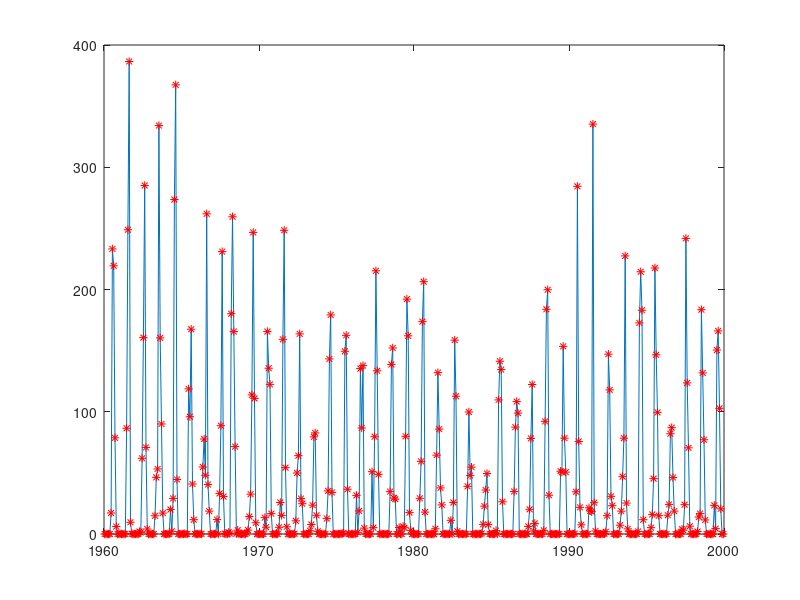

Source code (MATLAB): (Note: this script raises an error after producing the figure.)
%% Clean up and add path
clear; clc;
close all;
addpath('../functions', '../data')
load proj23.mat
%% Plot
figure()
plot(ElGeneina.rain_org_t, ElGeneina.rain_org)
hold on
plot(ElGeneina.rain_org_t, ElGeneina.rain_org, '*', 'Color', 'r')
rain = ElGeneina.rain_org;
y = rain;
N = length(rain);
rain_init = zeros(3,N);
rain_init(1,:) = rain./3;  
rain_init(2,:) = rain./3;
rain_init(3,:) = rain./3;
%% Estimating parameters with Kalman Filter
windowsize = 20;
a1 = -0.4; % Intial AR param estimate

for i = 1:20 % Update Ar 20 time
    A =[-a1 0 0;1 0 0; 0 1 0];
    at = zeros(N,1);
    Rw    = 10e-3;                                      % Measurement noise covariance matrix, R_w. Note that Rw has the same dimension as Ry.
    Re    = eye(3)*10e-1;                        % System noise covariance matrix, R_e. Note that Re has the same dimension as Rx_t1.
    Rx_t1 = eye(3); %correct?                             % Initial covariance matrix, V0 = R_{1|0}^{x,x}
    e_hat  = zeros(N,1);                             % Estimated one-step prediction error.
    xt    = rain_init;                         % Estimated states. Intial state, x_{1|0} = 0.
    yhat  = zeros(N,1);                             % Estimated output.
    xStd  = zeros(3,N);                         % Stores one std for the one-step prediction.
    for t=2 :N                                       
        % Update the predicted state and the time-varying state vector.
        x_t1 = A*xt(:,t-1);                         % x_{t|t-1} = A x_{t-1|t-1}
        C    = [1 1 1];     % Use earlier prediction errors as estimate of e_t.
        
        % Update the parameter estimates.
        Ry = C*Rx_t1*C' + Rw;                       % R_{t|t-1}^{y,y} = C R_{t|t-1}^{x,x} + Rw
        Kt = Rx_t1*C'/Ry;                           % K_t = R^{x,x}_{t|t-1} C^T inv( R_{t|t-1}^{y,y} )
        yhat(t) = C*x_t1;                           % One-step prediction, \hat{y}_{t|t-1}.
        e_hat(t) = y(t)-yhat(t);                     % One-step prediction error, \hat{e}_t = y_t - \hat{y}_{t|t-1}
        xt(:,t) = x_t1 + Kt*( e_hat(t) );            % x_{t|t}= x_{t|t-1} + K_t ( y_t - Cx_{t|t-1} ) 
        
        if (any(xt(:,t) < 0))
            target_sum = sum(xt(:,t)); % The sum that needs to be maintained
            
            % Solve the NNLS problem
            new_data = lsqnonneg(eye(3), xt(:,t));
            
            % Scale the new data to ensure the sum matches the target sum
            scale_factor = target_sum / sum(new_data);
            xt(:,t) = new_data * scale_factor;
        end
        
        % Update the covariance matrix estimates.
        Rx_t  = Rx_t1 - Kt*Ry*Kt';                  % R^{x,x}_{t|t} = R^{x,x}_{t|t-1} - K_t R_{t|t-1}^{y,y} K_t^T
        Rx_t1 = A*Rx_t*A' + Re;                     % R^{x,x}_{t+1|t} = A R^{x,x}_{t|t} A^T + Re
    
        % Estimate a one std confidence interval of the estimated parameters.
        % This is only for the plots.
        xStd(:,t) = sqrt( diag(Rx_t) );            % This is one std for each of the parameters for the one-step prediction.    
    end
    
    xtemp = flip(xt,1);
    data = iddata(xtemp(:)); % All x data, should be AR
    model_init = idpoly([1 a1], [], []) ;
    model_armax_1 = pem(data , model_init);
    present(model_armax_1)
    % if a1 == model_armax_1.A(2)
    %     break
    % else
    a1 = model_armax_1.A(2) % New Ar parameter, update and loop
    % end
end

%% Reconstruct 
%Or do this
rain_rec = flip(xt,1); % DISCUSS THIS
rain_reconstructed = rain_rec(:);
rain_reconstructed = [rain_reconstructed(2:end); 0];
% With Provided time vector
tt = ElGeneina.rain_t;

std_rec = flip(xStd,1); % DISCUSS THIS
std_reconstructed = std_rec(:);
std_reconstructed = [std_reconstructed(2:end); 0];

%%

% Or this if using provided time vector
figure(); 
hold on;
pl1 = plot(tt, rain_reconstructed); 


pl2 = plot(tt(1), rain_reconstructed(1),'*', 'color', 'r');
hold on
pl2 = plot(tt(2), rain_reconstructed(2),'*', 'color', 'r');
hold on
pl3 = plot(tt(2), rain(2),'*', 'color', 'k');
hold on
counter = 2;
for i=3:3:length(rain_reconstructed)-2
    plot(tt(i), rain_reconstructed(i),'*', 'color', 'r')
    hold on 
    plot(tt(i+1), rain_reconstructed(i+1),'*', 'color', 'r')
    hold on
    pl2 = plot(tt(i+2), rain_reconstructed(i+2),'*', 'color', 'r');
    hold on
    pl3 = plot(tt(i+2), rain(counter),'*', 'color', 'k');
    hold on
    counter = counter + 1;
end

legend([pl1 pl2 pl3],{'Reconstructed Line ','Reconstructed Points', 'Original'})

%% Compare sums
% Or if using provided time vector
sums = zeros(480, 1);
sums(1) = 0;
counter = 2;
for i=3:3:length(rain_reconstructed)-2
    sums(counter) = rain_reconstructed(i) + rain_reconstructed(i+1) + rain_reconstructed(i+2);
    counter = counter +1;
end
diff = sums - ElGeneina.rain_org;
%% Plot
nvdi = 2.*(ElGeneina.nvdi./255) -1; %log??
nvdi_t = ElGeneina.nvdi_t;
figure();
plot(nvdi_t, nvdi)

plotACFnPACF(nvdi, 40, 'data');
figure; 
lambda_max = bcNormPlot(nvdi,1);
%% Remove deterministic trend WRONG ONLY ON MODEL DATA
mdl = fitlm(nvdi_t, nvdi);
m= mdl.Coefficients(1,1).Estimate;
k= mdl.Coefficients(2,1).Estimate;
nvdi_trend = nvdi- (nvdi_t.*k +m);
figure();
plot(nvdi_t, nvdi_trend)
plotACFnPACF(nvdi_trend, 40, 'data');
figure; 
lambda_max = bcNormPlot(nvdi_trend,1);
%% Remove season of 36
% A36 = [1 zeros(1, 35) -1]; 
% nvdi_season = filter(A36, 1, nvdi_trend);
% nvdi_season = nvdi_season(length(A36) : end );
% nvdi_t = nvdi_t(length(A36) : end);
% figure();
% plot(nvdi_t, nvdi_season)
% plotACFnPACF(nvdi_season, 40, 'data');
% figure; 
% lambda_max = bcNormPlot(nvdi_season,1);
%% Split data 70-20-10
figure();
plot(nvdi_t, nvdi_trend)

model_t = nvdi_t(1:round(0.7*length(nvdi_trend)));
validation_t = nvdi_t(round(0.7*length(nvdi_trend)) + 1 : round(0.9*length(nvdi_trend)));
test_t = nvdi_t(round(0.9*length(nvdi_trend)) + 1:end);

model_nvdi = nvdi_trend(1:round(0.7*length(nvdi_trend)));
validation_nvdi = nvdi_trend(round(0.7*length(nvdi_trend)) + 1 : round(0.9*length(nvdi_trend)));
test_nvdi = nvdi_trend(round(0.9*length(nvdi_trend)) + 1:end);
%% Ar(1) 
plotACFnPACF(model_nvdi, 45, 'AR(1)' );
data = iddata(model_nvdi);
Am = [1 1];

model_init = idpoly(Am, [], []) ;
model_armax_1 = pem(data , model_init);

e_hat = filter(model_armax_1.A , model_armax_1.C , model_nvdi) ;
e_hat = e_hat(length(model_armax_1.A ) : end ) ;

present(model_armax_1)
[acfEst, pacfEst] = plotACFnPACF(e_hat, 45, 'AR(1)' );
checkIfNormal(acfEst(2:end), 'ACF' );
checkIfNormal(pacfEst(2:end), 'PACF' );
checkIfWhite(e_hat);
%% a1 + a36 
data = iddata(model_nvdi);
Am = [1 1 zeros(1,34) 1];
model_init = idpoly(Am, [], []) ;
model_init.Structure.a.Free = Am;
model_armax_1 = pem(data , model_init);

e_hat = filter(model_armax_1.A , model_armax_1.C , model_nvdi) ;
e_hat = e_hat(length(model_armax_1.A ) : end ) ;

present(model_armax_1)
[acfEst, pacfEst] = plotACFnPACF(e_hat, 45, 'AR(1)' );
checkIfNormal(acfEst(2:end), 'ACF' );
checkIfNormal(pacfEst(2:end), 'PACF' );
checkIfWhite(e_hat);
 
%% Ar(1) with (1+a36 z^-36)
data = iddata(model_nvdi);
Am = conv([1 zeros(1, 35), -1], [1 1]);
model_init = idpoly(Am, [], []) ;
model_init.Structure.a.Free = Am;
model_armax_1 = pem(data , model_init);

e_hat = filter(model_armax_1.A , model_armax_1.C , model_nvdi) ;
e_hat = e_hat(length(model_armax_1.A ) : end ) ;

present(model_armax_1)
[acfEst, pacfEst] = plotACFnPACF(e_hat, 45, 'AR(1)' );
checkIfNormal(acfEst(2:end), 'ACF' );
checkIfNormal(pacfEst(2:end), 'PACF' );
checkIfWhite(e_hat);

%% Predict WRONG TAKE CARE OF LOG AND LINEAR
y = validation_nvdi;
t_predict = validation_t;
A = model_armax_1.A;
C = model_armax_1.C;
ks = [1 7];

for i=1:2
    
    k = ks(i);
    if(i == 1)
        y_naive = zeros(1, length(y) +1 );
        y_naive(2: end) = y;
        y_naive = y_naive(1:end - 1);
        ehat_naive = y-y_naive;
        ehat_naive = ehat_naive(k + 20:length(ehat_naive));
    else
        % y_naive = zeros(1, length(y) + 7 );
        % y_naive(8: end) = y;
        % y_naive = y_naive(1:end - 7);
        % ehat_naive = y-y_naive;
        % ehat_naive = ehat_naive(k + 20:length(ehat_naive));
        y_naive = zeros(1, length(y) + 36 );
        y_naive(37: end) = y;
        y_naive = y_naive(1:end - 36);
        ehat_naive = y-y_naive;
        ehat_naive = ehat_naive(k + 30:length(ehat_naive));
    end

    [Fk, Gk] = polydiv(C, A, k) ;
    yhatk = filter(Gk, C, y) ;
    ehat = y-yhatk;
    ehat = ehat(k+20:end);  % Remove the corrupted samples. You might need to add a bit of a margin.

    %ehat_naive = ehat_naive(k+20:end);
    %length(ehat_naive)

    figure()
    subplot(211)
    plot(t_predict,y)
    hold on
    plot(t_predict, yhatk)
    hold on
    plot(t_predict, y_naive)
    title('NVDI')
    legend('True data', append(int2str(k), '-step prediction'), 'Naive')

    % Form the prediction error and examine the ACF. Note that the prediction
    % residual should only be white if k=1. 
    subplot(212)
    plot(ehat)
    hold on
    plot(ehat_naive)
    legend('ehat = y-yhatk', 'naive')
    plotACFnPACF(ehat, 40, append(int2str(k), '-step prediction'));
    if(i == 1)
        var_noise = var(ehat);
    end
    mean_ehat = mean(ehat) 
    var_theoretical = (norm(Fk).^2) .*var_noise
    var_est = var(ehat)
    conf =0 + [-1 1].*norminv(0.975).*sqrt(var_theoretical)
    precentage_outside = (sum(ehat > conf(2)) + sum(ehat < conf(1)))./length(ehat)
end

%% Examine the data.
figure; 
subplot(211); 

x = rain_reconstructed(find(tt==nvdi_t(1)): find(tt==nvdi_t(1)) + length(model_nvdi) - 1);
%x = x./max(x); % RESCALING.
y = model_nvdi; 
%x = log(x+1);
%x = x;
%x = ((max(model_nvdi) - min(model_nvdi)).*(x - min(x)))./(max(x)-min(x)) + min(model_nvdi);
plot(x); % manual inspection
ylabel('Input signal')
title('Measured signals')
subplot(212); 
plot( y ); 
ylabel('Output signal')
xlabel('Time')
%x = x - mean(x);
figure
[Cxy,lags] = xcorr( y, x, 100, 'coeff' );
stem( lags, Cxy )
hold on
condInt = 2*ones(1,length(lags))./sqrt( length(y) );
plot( lags, condInt,'r--' )
plot( lags, -condInt,'r--' )
hold off
xlabel('Lag')
ylabel('Amplitude')
title('Crosscorrelation between in- and output')
%% Modeling x
figure();

plot(x);
title('Input data');
plotACFnPACF(x, 50, 'Input Data' );

% Model as ARMA(1,2) component
data = iddata(x);
Am = conv([1 1 1], [1 zeros(1, 35) 1]);%[1 1 1 zeros(1, 33) 1];
Cm = [1 0 0 1];
model_init = idpoly(Am, [], Cm) ;
model_init.Structure.a.Free = Am;
model_init.Structure.c.Free = Cm;

inputModel = pem(data , model_init);

w_t = filter(inputModel.A , inputModel.C , x) ;
w_t = w_t(length(inputModel.A ): end ) ;
var_ex = var(w_t);

eps_t = filter(inputModel.A , inputModel.C , y) ;
eps_t = eps_t(length(inputModel.A ): end ) ;

present(inputModel)
[acfEst, pacfEst] = plotACFnPACF(w_t, 50, 'AR(1)' );
checkIfNormal(acfEst(2:end), 'ACF' );
checkIfNormal(pacfEst(2:end), 'PACF' );
checkIfWhite(w_t);

A = inputModel.A;
C = inputModel.C;
%%
n = length(x);
M = 70;
figure()
[Cxy,lags] = xcorr(eps_t, w_t, M, 'coeff' ); %(d,r,s) = (4,2,0)
stem(lags, Cxy)
title ('Cross_correlation_function'), xlabel('Lag')
hold on
plot(-M:M, 2/ sqrt(n) * ones(1, 2*M+1), '--')
plot(-M:M, -2/sqrt(n) * ones(1, 2*M+1) , '--' )
hold off
d=3; r=0; s=1; 
%%
A2 = ones(1, r+1);
B = [zeros(1,d) ones(1, s+1)];
B = [0 0 0 1 1 zeros(1,31) 1 ];
Mi = idpoly([1], [B], [], [], [A2]) ;
Mi.Structure.B.Free = B;
z = iddata(y, x) ;
Mba2 = pem(z, Mi ) ;present(Mba2)
etilde = resid(Mba2, z);
etilde = etilde.y;
etilde = etilde(length(Mba2.B): end);

figure()
[Cxy,lags] = xcorr(etilde, x(length(Mba2.B): end), M, 'coeff' );
stem(lags, Cxy)
title ('Cross_correlation_function'), xlabel('Lag')
hold on
plot(-M:M, 2/ sqrt(n) * ones(1, 2*M+1), '--')
plot(-M:M, -2/sqrt(n) * ones(1, 2*M+1) , '--' )
hold off

%% Model etilde
figure();
plot(etilde);
title('etilde data');
plotACFnPACF(etilde, M, 'Input Data' );

A2_diff = [1 0 -1];
Am = [1 1 zeros(1, 34) 1];%conv([1 zeros(1, 35) 1], A2_diff);
model_init = idpoly([1 1], [], []) ;
%model_init.Structure.a.Free = Am;
%model_init.Structure.c.Free = [1 1 1 1 ];
%model_init = idpoly([1 1 1], [], []) ;
model_input = pem(iddata(etilde), model_init);

e_hat = filter(model_input.A , model_input.C , etilde) ;
e_hat = e_hat(length(model_input.A ) : end ) ;

present(model_input)
[acfEst, pacfEst] = plotACFnPACF(e_hat, M, 'AR(1)' );
checkIfNormal(acfEst(2:end), 'ACF' );
checkIfNormal(pacfEst(2:end), 'PACF' );
checkIfWhite(e_hat);

A1 = model_input.A;
C2 = model_input.C;

%% Full BJ Model
Mi = idpoly(1, B, C2, A1, A2) ;
Mi.Structure.D.Free = A1;
Mi.Structure.B.Free = B;

z = iddata(y, x);
MboxJ = pem (z, Mi);
present (MboxJ );

ehat = resid(MboxJ, z).y;
ehat = ehat(length(MboxJ): end);

[acfEst, pacfEst] = plotACFnPACF(ehat, M, 'Box-Jenkins');
checkIfNormal(acfEst(2:end), 'ACF' );
checkIfNormal(pacfEst(2:end), 'PACF' );
checkIfWhite(ehat);

figure()
[Cxy,lags] = xcorr(ehat, x, M, 'coeff' );
stem(lags, Cxy)
title ('Cross_correlation_function'), xlabel('Lag')
hold on
plot(-M:M, 2/ sqrt(n) * ones(1, 2*M+1), '--')
plot(-M:M, -2/sqrt(n) * ones(1, 2*M+1) , '--' )
hold off
%%
k = 1;
x = rain_reconstructed(find(tt==nvdi_t(1)) + length(model_nvdi): find(tt==nvdi_t(1)) + length(model_nvdi) + length(validation_nvdi) - 1);
y = validation_nvdi;
[Fx, Gx] = polydiv( inputModel.C, inputModel.A, k );
xhatk = filter(Gx, inputModel.C, x);
%modelLim = 400
figure
plot([x xhatk] )
%line( [modelLim modelLim], [-1e6 1e6 ], 'Color','red','LineStyle',':' )
legend('Input signal', 'Predicted input', 'Prediction starts')
title( sprintf('Predicted input signal, x_{t+%i|t}', k) )
axis([1 N min(x)*1.5 max(x)*1.5])

std_xk = sqrt( sum( Fx.^2 )*var_ex );
fprintf( 'The theoretical std of the %i-step prediction error is %4.2f.\n', k, std_xk)

%% Form the residual. Is it behaving as expected? Recall, no shift here!
ehat = x - xhatk;
ehat = ehat(30:end);

figure
acf( ehat, 40, 0.05, 1 );
title( sprintf('ACF of the %i-step input prediction residual', k) )
fprintf('This is a %i-step prediction. Ideally, the residual should be an MA(%i) process.\n', k, k-1)
checkIfWhite( ehat );
pacfEst = pacf( ehat, 40, 0.05 );
checkIfNormal( pacfEst(k+1:end), 'PACF' );

%% Proceed to predict the data using the predicted input.
% Form the BJ prediction polynomials. In our notation, these are
%   A1 = foundModel.D
%   C1 = foundModel.C
%   A2 = foundModel.F
% 
% The KA, KB, and KC polynomials are formed as:
%   KA = conv( A1, A2 );
%   KB = conv( A1, B );
%   KC = conv( A2, C1 );
%
KA = conv( MboxJ.D, MboxJ.F );
KB = conv( MboxJ.D, MboxJ.B );
KC = conv( MboxJ.F, MboxJ.C );

% Form the ARMA prediction for y_t (note that this is not the same G
% polynomial as we computed above (that was for x_t, this is for y_t).
[Fy, Gy] = polydiv( MboxJ.C, MboxJ.D, k );

% Compute the \hat\hat{F} and \hat\hat{G} polynomials.
[Fhh, Ghh] = polydiv( conv(Fy, KB), KC, k );

% Form the predicted output signal using the predicted input signal.
yhatk  = filter(Fhh, 1, xhatk) + filter(Ghh, KC, x) + filter(Gy, KC, y);

% A very common error is to forget to add the predicted inputs. Lets try
% that to see what happens.
% yhatk  = filter(Ghh, KC, x) + filter(Gy, KC, y);

figure
plot([y yhatk] )
%line( [modelLim modelLim], [-1e6 1e6 ], 'Color','red','LineStyle',':' )
legend('Output signal', 'Predicted output', 'Prediction starts')
title( sprintf('Predicted output signal, y_{t+%i|t}', k) )
axis([1 N min(y)*1.5 max(y)*1.5])


